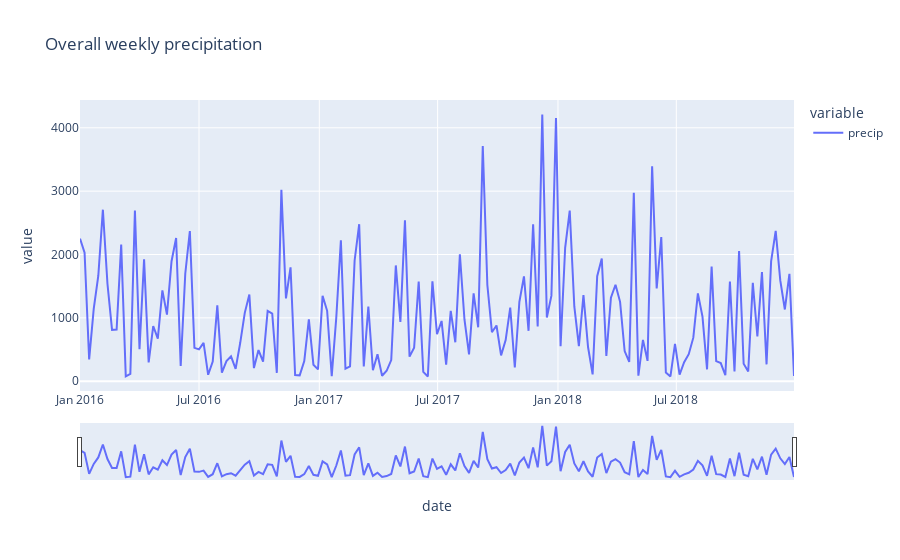

Notebook source saved alongside this figure:
### Code cell
# Lượng mưa hàng tuần
fig_precip = px.line(
    df_for_eda['2016-01-01':'2018-12-30']['precip'].resample('7D').sum(),
    title = 'Overall weekly precipitation'
)
fig_precip.update_xaxes(rangeslider_visible=True)
fig_precip.show()

### Figure 1 — Plotly figure (JSON) as saved in the notebook; plotly's stock layout.template omitted (floating-point values rounded to 4 significant figures; data arrays with more than 128 entries replaced by an {"elided": "..."} marker saying what was removed)
{"data": [{"hovertemplate": "variable=precip<br>date=%{x}<br>value=%{y}<extra></extra>", "legendgroup": "precip", "line": {"color": "#636efa", "dash": "solid"}, "marker": {"symbol": "circle"}, "mode": "lines", "name": "precip", "orientation": "v", "showlegend": true, "type": "scatter", "x": {"elided": "157 str values"}, "xaxis": "x", "y": {"elided": "157 float values"}, "yaxis": "y"}], "layout": {"legend": {"title": {"text": "variable"}, "tracegroupgap": 0}, "title": {"text": "Overall weekly precipitation"}, "xaxis": {"anchor": "y", "domain": [0.0, 1.0], "rangeslider": {"visible": true}, "title": {"text": "date"}}, "yaxis": {"anchor": "x", "domain": [0.0, 1.0], "title": {"text": "value"}}}}
